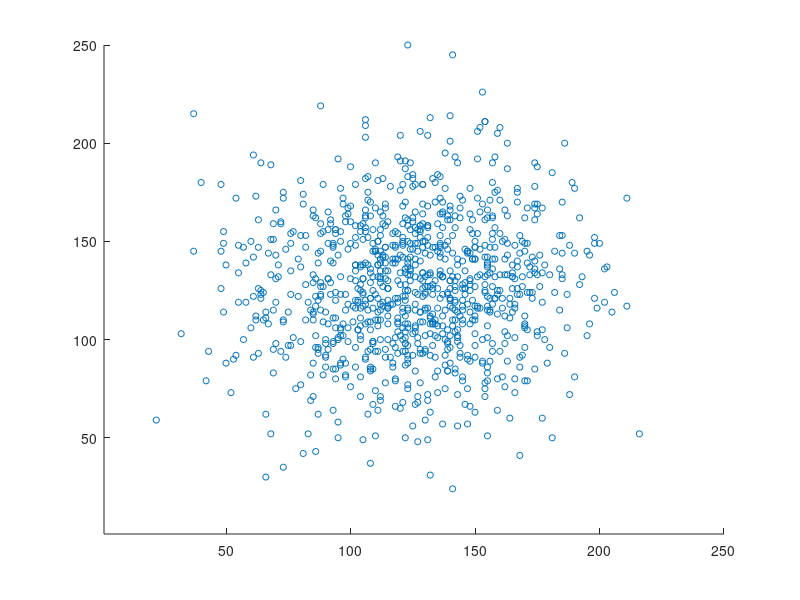
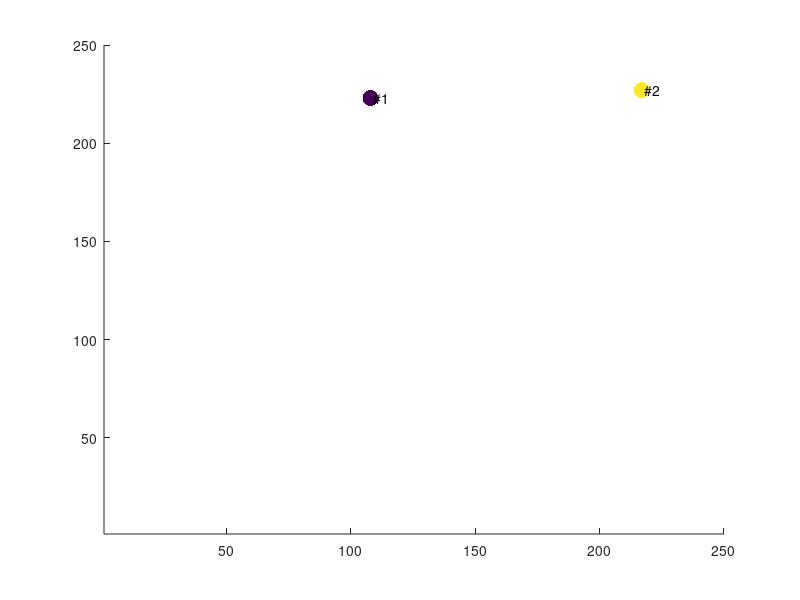

Write the MATLAB code that produced these figures, in order. (Note: this script raises an error after producing the figures.)
clc
clear all
close all

numagents=1000; %number of agents
x=zeros(numagents,1); % x coordinate (preference for x) of agents
y=zeros(numagents,1); %y coordinate (preference for y) of agents

numt=5000; %number of time periods for which to observe dynamics

partytypes=[1,3]; %this vector contains the number and type of each party

%1 - hunter
%2 - aggregator
%3 - predator
%4 - sticker

numparties=size(partytypes,2); %number of parties comes from length of vector above
px=zeros(numparties,1); %x coordinates of parties
py=zeros(numparties,1); %y coordinates of parties
hunterdir=zeros(numparties,1); %in case parties are hunters, they need an initial direction

space=100; %width of preference space.

%Initializing preference space

for i=1:numagents
    x(i)=(space/3)*randn; %preference for x: notice that we are using the random normal distribution here here 
    y(i)=(space/3)*randn; %preference for y: notice that we are using the random normal distribution here here 
end

%we discretize and 'normalize' xs and ys for convenience
xyrange=1+2*max([max(x),abs(min(x)), max(y), abs(min(y))]); %find the max range - height or width, also desire symetry about 0.
g=ceil(xyrange); %calculated width of policy space

% agentgrid=zeros(g);

for i=1:numagents
    x(i)=ceil(x(i)+g/2); %discretizing preference for x
    y(i)=ceil(y(i)+g/2); %discretizing preference for y
   %agentgrid(x(i),y(i))=1;
end

%  figure
%  imagesc(agentgrid);
%  
%  figure
%  spy(agentgrid);

figure %create a new figure
scatter(x,y,20)  % we are using scatter here rather than spy or imagesc
xlim([1 g]); %just to ensure scaling is consistent with calculated width
ylim([1 g]); %just to ensure scaling is consistent with calculated width

%eight directions for hunter defined
xdirs=[0,1,1,1,0,-1,-1,-1];
ydirs=[1,1,0,-1,-1,-1,0,1];

%zvec is used solely to color code scatter plot
zvec=zeros(numparties,1);


%cycling through all parties to initilize party locations
for p=1:numparties
    
    %if hunter also assign an initial direction 
    if partytypes(p)==1
        hunterdir(p)=randi(8);
    end
    
    %assign a random location in policy space for party p    
    px(p)=randi(g);
    py(p)=randi(g);
    
    zvec(p,1)= p; 
    
end

figure
scatter(px,py,130,zvec,'filled')
xlim([1 g]);
ylim([1 g]);

%adding text to plot to make identification of parties easier
for p=1:numparties
    text(px(p), py(p), strcat(' #', num2str(p)));
end
drawnow


%conduct first poll
polls=sumvotes(x,y, numagents, px, py, numparties);

%matrix to store poll history
pollhist=zeros(numt, numparties);
pollhist(1,:)=polls;

%continue through numt time periods
for t=2:numt
    
    %cycle through all parties randomly
    for p = randperm(numparties)
 
        
        %hunter
        if partytypes(p)==1
            
            %if we are in the second period or if there was progress made
            %in last move
            if t==2 || pollhist(t-1,p)>pollhist(t-2,p)
                
                %continue moving in same x direction
                px(p)=px(p)+xdirs(hunterdir(p));
                
                %if the hunter hits the edge of the grid, relocate to
                %initial location
                if px(p)<1 || px(p)>g
                    px(p)=px(p)-xdirs(hunterdir(p));
                end
                
                %same for ys
                py(p)=py(p)+ydirs(hunterdir(p));
                
                if py(p)<1 || py(p)>g
                    py(p)=py(p)-ydirs(hunterdir(p));
                end
                
            %we enter the else if hunter did not gain from last move    
            else
                
                %new direction # is 2, 3,4, 5, or 6 plus old direction#
                hunterdir(p)=hunterdir(p)+4 +randi([-2,2]);
                
                %if new direction# is greater than 8 recalculate direction#
                if hunterdir(p)>8
                    hunterdir(p)=hunterdir(p)-8;
                end
                
                %move in assigned direction
                px(p)=px(p)+xdirs(hunterdir(p));
                
                if px(p)<1 || px(p)>g
                    px(p)=px(p)-xdirs(hunterdir(p));
                end
                
                py(p)=py(p)+ydirs(hunterdir(p));
                
                if py(p)<1 || py(p)>g
                    py(p)=py(p)-ydirs(hunterdir(p));
                end
            end
        
        %aggregator    
        elseif partytypes(p)==2
            
            %find mean of all current voters - move there
            [pxtemp,pytemp]=aggmean(x,y, numagents, px, py, numparties,p);
            
            px(p)=pxtemp;
            py(p)=pytemp;
            
        
        %predator
        elseif partytypes(p)==3
            
            %find which party was at the top
            [~,topparty]=max(pollhist(t-1,:));
            
            %if that party had a higher x coordinate, increase x coordinate
            %by 1
            if px(p)<px(topparty)
                px(p)=px(p)+1;
            
            %else if it had a lower x coordinate decrease x coordinate by 1
            %implicitly, do nothing if x coordinate is the same
            elseif px(p)>px(topparty)
                px(p)=px(p)-1;
            end
            
            %same for y coordinates
            if py(p)<py(topparty)
                py(p)=py(p)+1;
            elseif py(p)>py(topparty)
                py(p)=py(p)-1;
            end
            
        %else sticker: but do nothing for sticker. px(p)=px(p); py(p)=py(p)
            
            
        end
        
       
    end
    
    %recompute polls
    polls=sumvotes(x,y, numagents, px, py, numparties);
    %store poll history
    pollhist(t,:)=polls; 
    
    %draw scatter plot - notice that size of bubbles linearly related to
    %vote share. if party receives all the votes, the size of the bubble is
    %810. If it receives no votes, the size of the bubble is 10.
    scatter(px,py,10+800*(polls/numagents),zvec,'filled')
    xlim([1 g]);
    ylim([1 g]);
    for p=1:numparties
        text(px(p), py(p), strcat(' #', num2str(p)));
    end
    drawnow
    

    
end
                
                
                    




    


